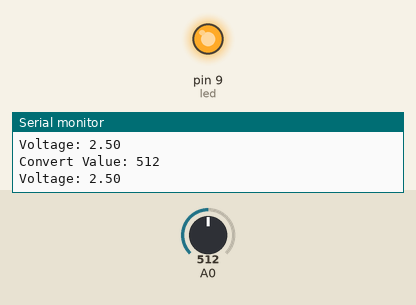
This sketch was run on a simulated Arduino Uno, built with avr-gcc and run on an emulated ATmega328P. Shown: output pins drawn as LEDs (lit = HIGH), the last lines printed to the serial monitor. The test bench sets the inputs (shaded band); at power-on: A0 = 512.

Above: at 1.3 s.
1.4 s: A0 set to 0
At 2.6 s:
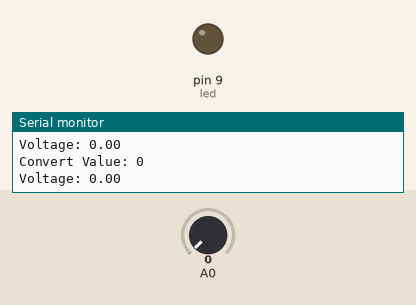
3.0 s: A0 set to 122
At 3.8 s:
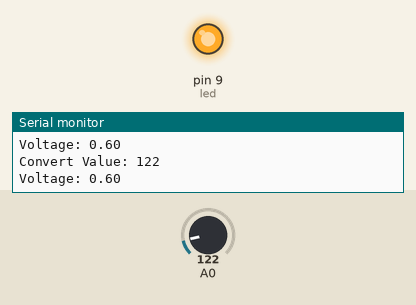
Timing chart, 0 to 6.0 s (numbered marks = the images above; inputs shaded):
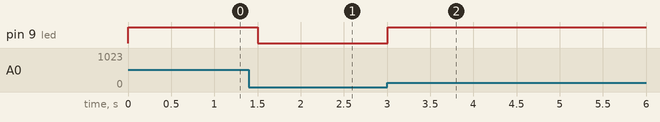

Measured:
- after the input at 1.4 s, pin 9 (led): HIGH → LOW after 0.10 s
- after the input at 3.0 s, pin 9 (led): LOW → HIGH at once

The sketch:

AnalogtoDigital.ino
```cpp
int atdValue;  // to save ADC value
float voltage;  // to save calculated voltage value
int led = 9;
void setup() {
  pinMode(led,OUTPUT);
  Serial.begin(9600);
  Serial.println("UNO is ready");
}

void loop() {
  atdValue = analogRead(A0);  // convert A0 port to digital
  voltage = atdValue*(5.0/1023.0);  // calculate voltage according to digiatl
  // send the result to computer through serial
  Serial.print("Convert Value: ");
  Serial.println(atdValue);
  Serial.print("Voltage: ");
  Serial.println(voltage);
  analogWrite(led,map(atdValue,0,255,0,1023));
  delay(500);

}
```
